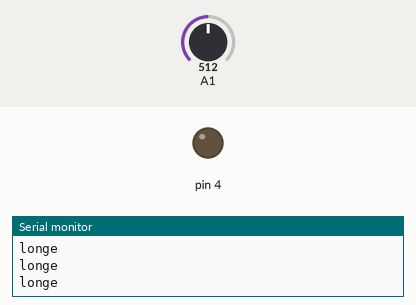
This sketch was run on a simulated Arduino Uno, built with avr-gcc and run on an emulated ATmega328P. Shown: output pins drawn as LEDs (lit = HIGH), the last lines printed to the serial monitor. Dashed ring = blinking. The test bench sets the inputs (shaded band); at power-on: A1 = 512.

Above: at 1.3 s.
1.4 s: A1 set to 45
2.9 s: A1 set to 36
At 3.05 s:
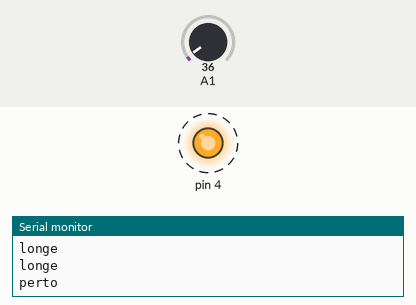
5.9 s: A1 set to 122
At 6.7 s:
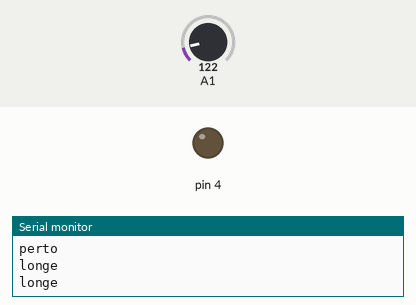
7.4 s: A1 set to 30
At 8.0 s:
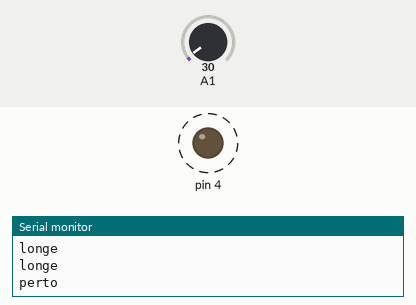
Timing chart, 0 to 11.4 s (numbered marks = the images above; inputs shaded):
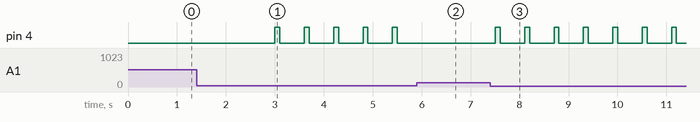

Measured:
- the behaviour switches between 41 and 40 on A1 (found by bisection; images 0 and 1)
- after the input at 2.9 s, pin 4: alternates HIGH for 0.10 s and LOW for 0.50 s, starting after 0.10 s
- after the input at 5.9 s, pin 4: stops changing and stays LOW
- after the input at 7.4 s, pin 4: alternates HIGH for 0.10 s and LOW for 0.50 s, starting after 0.10 s

The sketch:

ApagadoAceso.pde
```cpp
void setup() {
  Serial.begin(9600);
  pinMode(4, OUTPUT);

}

void loop() {
  int distancia = analogRead(1);
  if(distancia>40) {
    Serial.println("longe");
  }
  else {
    Serial.println("perto");
    digitalWrite(4, HIGH);
    delay(100);
    digitalWrite(4, LOW);

  }
  delay(500);
}
```
